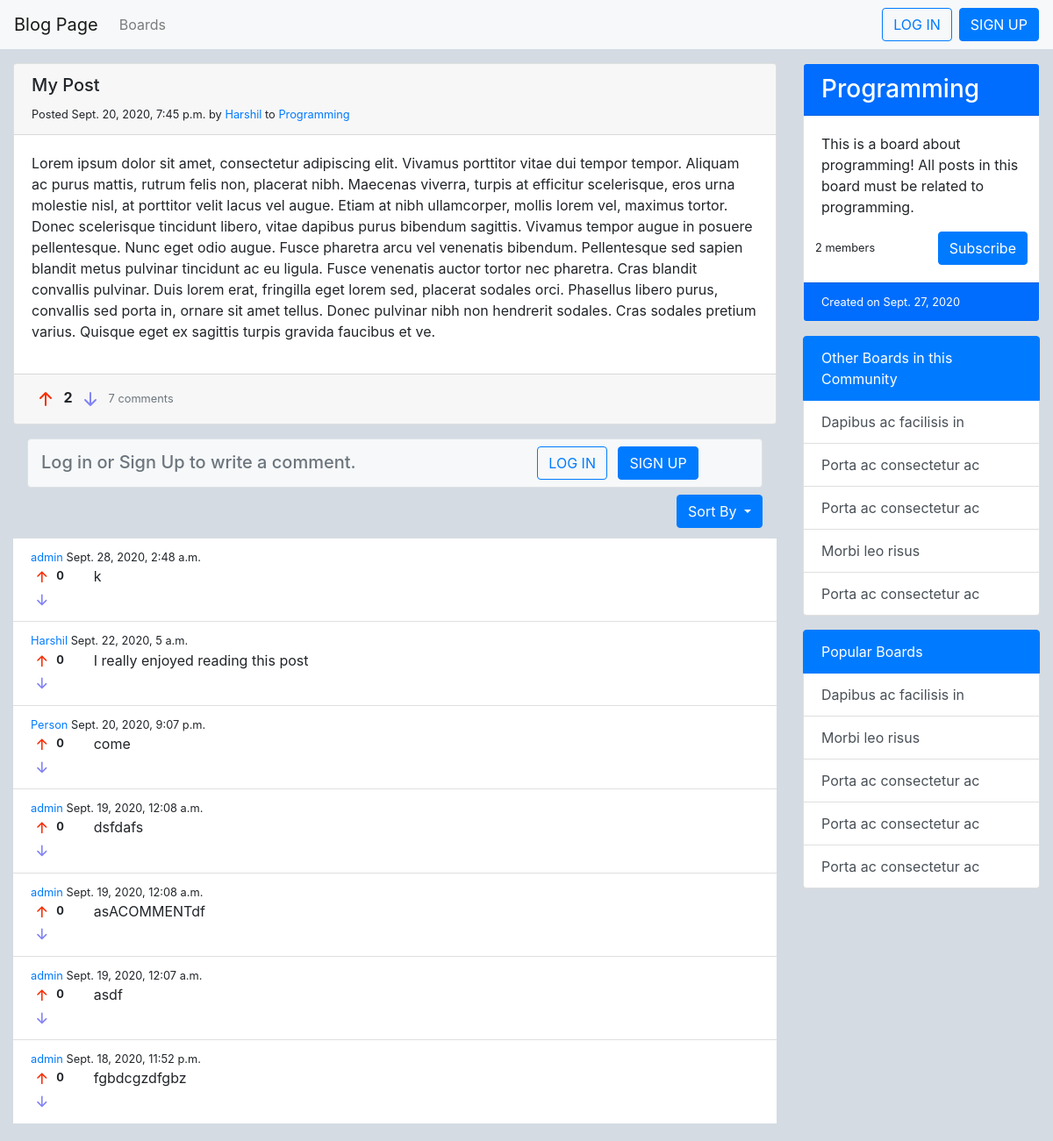
Before: /boards/1/post/13/ with the older database file.
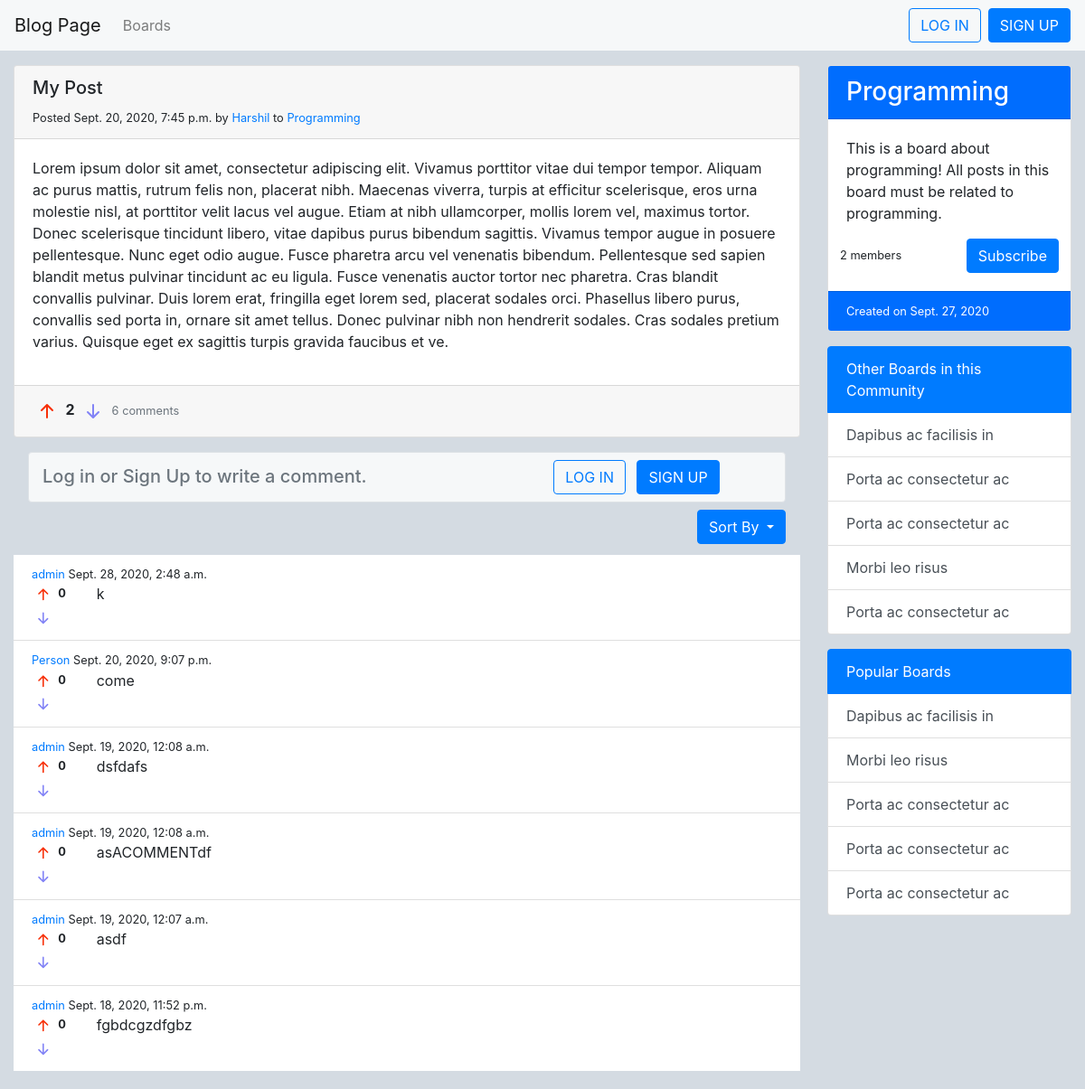
After: the same page with the newer database file.
### blog/models.py (models this page shows, shortened)
class Comment(models.Model):
    content = models.CharField("Comment", max_length=500)
    date_posted = models.DateTimeField(auto_now_add=True)
    date_edited = models.DateTimeField(null=True, blank=True )
    post = models.ForeignKey(Post, on_delete=models.CASCADE)
    author = models.ForeignKey(User, on_delete=models.CASCADE)
    likes = models.ManyToManyField(User, blank=True, related_name='comment_likes')
    dislikes = models.ManyToManyField(User, blank=True, related_name='comment_dislikes')
    def get_rating(self):
        return self.likes.count() - self.dislikes.count()

### blog/views.py (the view)
# urls.py: path('boards/<int:board_pk>/post/<int:post_pk>/', post_view, name='post'),
def post_view(request, board_pk, post_pk):
    post = get_object_or_404(Post, pk=post_pk)
    comments = post.get_recent_comments()
    if request.method == 'POST':
        comment_form = CommentForm(request.POST)
        if comment_form.is_valid():
            comment = comment_form.save(commit=False)
            comment.post = post
            comment.author = request.user
            comment.save()
            return redirect(reverse('post', args=[post.board.id, post.id]))
    else:
        comment_form = CommentForm()
    context = {'post': post, 'comments': comments, 'comment_form': comment_form}
    return render(request, 'blog/detail.html', context)

### blog/models.py (called while the page is built)
    def __str__(self):
        return self.title

    def get_rating(self):
        return self.likes.count() - self.dislikes.count()

    def get_recent_comments(self):
        return self.comment_set.all().order_by('-date_posted')

### blog/templates/blog/detail.html (shortened to what the changed rows need)
{% extends 'blog/base.html' %}
{% load crispy_forms_tags %}
{% block content %}
<div class='card my-3'>
    <div class='card-footer'>
        <div class='row'>
            <div class='col-10'>
                <a href="{% url 'like-post' post.board.id post.id %}">
                    <svg width="2em" height="2em" viewBox="0 0 16 16" class="bi bi-arrow-up-short" fill="#F73009" xmlns="http://www.w3.org/2000/svg">
                    <path fill-rule="evenodd" d="M8 12a.5.5 0 0 0 .5-.5V5.707l2.146 2.147a.5.5 0 0 0 .708-.708l-3-3a.5.5 0 0 0-.708 0l-3 3a.5.5 0 1 0 .708.708L7.5 5.707V11.5a.5.5 0 0 0 .5.5z"/>
                    </svg>
                </a>
                {% if post in user.post_likes.all %}
                    <strong style="color: #F73009;">{{ post.get_rating }}</strong>
                {% elif post in user.post_dislikes.all %}
                    <strong style="color: #8283F6;">{{ post.get_rating }}</strong>
                {% else %}
                    <strong>{{ post.get_rating }}</strong>
                {% endif %}
                <a href="{% url 'dislike-post' post.board.id post.id %}">
                    <svg width="2em" height="2em" viewBox="0 0 16 16" class="bi bi-arrow-down-short" fill="#8283F6" xmlns="http://www.w3.org/2000/svg">
                    <path fill-rule="evenodd" d="M8 4a.5.5 0 0 1 .5.5v5.793l2.146-2.147a.5.5 0 0 1 .708.708l-3 3a.5.5 0 0 1-.708 0l-3-3a.5.5 0 1 1 .708-.708L7.5 10.293V4.5A.5.5 0 0 1 8 4z"/>
                    </svg>
                </a>
                <small class='text-muted align-self-end'>{{ comments.count }} comments</small>
            </div>
        </div>
    </div>
</div>
<div>
    {% if comments %}
        <div class='list-group py-1 mb-3'>
            <ul class='list-group list-group-flush'>
                {% for comment in comments %}
                <li class='list-group-item'>
                    <div class='row'>
                        <small class='col'>
                            <a href="{% url 'view-profile' comment.author.id %}">{{ comment.author }}</a>
                            {% if comment.date_edited %}
                                edited {{ comment.date_edited }}
                            {% else %}
                                {{ comment.date_posted }}
                            {% endif %}
                        </small>
                    </div>
                    <div class='row'>
                        <small class='col'>
                            <a href="{% url 'like-comment' board_pk=post.board.id post_pk=post.id comment_pk=comment.id %}">
                                <svg width="2em" height="2em" viewBox="0 0 16 16" class="bi bi-arrow-up-short" fill="#F73009" xmlns="http://www.w3.org/2000/svg">
                                <path fill-rule="evenodd" d="M8 12a.5.5 0 0 0 .5-.5V5.707l2.146 2.147a.5.5 0 0 0 .708-.708l-3-3a.5.5 0 0 0-.708 0l-3 3a.5.5 0 1 0 .708.708L7.5 5.707V11.5a.5.5 0 0 0 .5.5z"/>
                                </svg>
                            </a>
                            {% if comment in user.comment_likes.all %}
                                <strong style="color: #F73009;">{{ comment.get_rating }}</strong>
                            {% elif comment in user.comment_dislikes.all %}
                                <strong style="color: #8283F6;">{{ comment.get_rating }}</strong>
                            {% else %}
                                <strong>{{ comment.get_rating }}</strong>
                            {% endif %}
                            <a href="{% url 'dislike-comment' board_pk=post.board.id post_pk=post.id comment_pk=comment.id %}">
                                <svg width="2em" height="2em" viewBox="0 0 16 16" class="bi bi-arrow-down-short" fill="#8283F6" xmlns="http://www.w3.org/2000/svg">
                                <path fill-rule="evenodd" d="M8 4a.5.5 0 0 1 .5.5v5.793l2.146-2.147a.5.5 0 0 1 .708.708l-3 3a.5.5 0 0 1-.708 0l-3-3a.5.5 0 1 1 .708-.708L7.5 10.293V4.5A.5.5 0 0 1 8 4z"/>
                                </svg>
                            </a>
                        </small>
                        <div class='col-11'>
                            {% if comment.author == user and comment_to_edit.pk == comment.pk %}
                                <form action="{% url 'edit-comment' board_pk=post.board.pk post_pk=post.pk comment_pk=comment.pk %}" method='POST'>
                                    {% csrf_token %}
                                    {{ edit_comment_form | crispy }}
                                    {% if edit_comment_form %}
                                        <div >
                                            <button class='btn btn-primary ml-2 my-3 align-self-end' type="submit">Edit Comment</button>
                                            <a href="{% url 'delete-comment' board_pk=post.board.pk post_pk=post.pk comment_pk=comment.pk %}" role="button" class="btn btn-danger">Delete</a>
                                            <a href="{% url 'post' board_pk=post.board.pk post_pk=post.pk %}" role="button" class='btn btn-outline-danger justify-content-end'>Cancel</a>
                                        </div>
                                    {% endif %}
                                </form>
                            {% else %}
                                {{ comment.content }}
                            {% endif %}
                        </div>
                    </div>
                </li>
                {% endfor %}
            </ul>
        </div>
    {% endif %}
</div>
{% endblock content %}

Changed rows visible on the page:
removed Comment: author "Harshil", date_posted "Sept. 22, 2020, 5 a.m.", get_rating "0", content "I really enjoyed reading this post"
Other visible differences:
{{ comments.count }}: "7" → "6"
